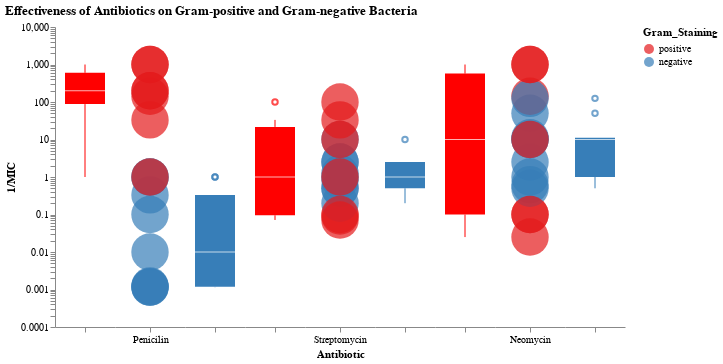

Source (notebook cell):
### Code cell
alt.hconcat(alt.hconcat(P, S,spacing=0),N,spacing=0).resolve_scale(y="shared").properties(
    title='Effectiveness of Antibiotics on Gram-positive and Gram-negative Bacteria'
).configure_view(strokeOpacity=0)

### Figure 1 — Vega-Lite specification as saved in the notebook (floating-point values rounded to 4 significant figures)
{"config": {"view": {"continuousWidth": 400, "continuousHeight": 300, "strokeOpacity": 0}}, "hconcat": [{"hconcat": [{"hconcat": [{"hconcat": [{"mark": {"type": "boxplot", "color": "red", "size": 40}, "encoding": {"x": {"type": "nominal", "axis": {"labels": false}, "field": "Antibiotic", "title": ""}, "y": {"type": "quantitative", "axis": {"grid": false}, "field": "invert_MIC", "scale": {"domain": [0.0001, 10000], "type": "log"}, "title": "1/MIC"}}, "transform": [{"calculate": "1.0/datum.MIC", "as": "invert_MIC"}, {"filter": "(datum.Antibiotic === 'Penicilin')"}, {"filter": "(datum.Gram_Staining === 'positive')"}, {"calculate": "1.0/datum.MIC", "as": "invert_MIC"}], "width": 60}, {"mark": {"type": "circle", "opacity": 0.7, "size": 1400}, "encoding": {"color": {"type": "nominal", "field": "Gram_Staining", "scale": {"domain": ["positive", "negative"], "scheme": "set1"}}, "x": {"type": "nominal", "axis": {"labelAngle": 0}, "field": "Antibiotic", "title": ""}, "y": {"type": "quantitative", "axis": null, "field": "invert_MIC", "scale": {"domain": [0.0001, 10000], "type": "log"}, "title": ""}}, "transform": [{"calculate": "1.0/datum.MIC", "as": "invert_MIC"}, {"filter": "(datum.Antibiotic === 'Penicilin')"}], "width": 70}], "spacing": 0}, {"mark": {"type": "boxplot", "color": "#377eb8", "size": 40}, "encoding": {"x": {"type": "nominal", "axis": {"labels": false}, "field": "Antibiotic", "title": ""}, "y": {"type": "quantitative", "axis": null, "field": "invert_MIC", "scale": {"domain": [0.0001, 10000], "type": "log"}, "title": ""}}, "transform": [{"calculate": "1.0/datum.MIC", "as": "invert_MIC"}, {"filter": "(datum.Antibiotic === 'Penicilin')"}, {"filter": "(datum.Gram_Staining !== 'positive')"}, {"calculate": "1.0/datum.MIC", "as": "invert_MIC"}], "width": 60}], "spacing": 0}, {"hconcat": [{"hconcat": [{"mark": {"type": "boxplot", "color": "red", "size": 40}, "encoding": {"x": {"type": "nominal", "axis": {"labels": false}, "field": "Antibiotic", "title": ""}, "y": {"type": "quantitative", "axis": null, "field": "invert_MIC", "scale": {"domain": [0.0001, 10000], "type": "log"}}}, "transform": [{"calculate": "1.0/datum.MIC", "as": "invert_MIC"}, {"filter": "(datum.Antibiotic !== 'Neomycin')"}, {"filter": "(datum.Antibiotic !== 'Penicilin')"}, {"filter": "(datum.Gram_Staining === 'positive')"}, {"calculate": "1.0/datum.MIC", "as": "invert_MIC"}], "width": 60}, {"mark": {"type": "circle", "opacity": 0.7, "size": 1400}, "encoding": {"color": {"type": "nominal", "field": "Gram_Staining", "scale": {"domain": ["positive", "negative"], "scheme": "set1"}}, "x": {"type": "nominal", "axis": {"labelAngle": 0}, "field": "Antibiotic"}, "y": {"type": "quantitative", "axis": null, "field": "invert_MIC", "scale": {"domain": [0.0001, 10000], "type": "log"}, "title": ""}}, "transform": [{"calculate": "1.0/datum.MIC", "as": "invert_MIC"}, {"filter": "(datum.Antibiotic !== 'Neomycin')"}, {"filter": "(datum.Antibiotic !== 'Penicilin')"}], "width": 70}], "spacing": 0}, {"mark": {"type": "boxplot", "color": "#377eb8", "size": 40}, "encoding": {"x": {"type": "nominal", "axis": {"labels": false}, "field": "Antibiotic", "title": ""}, "y": {"type": "quantitative", "axis": null, "field": "invert_MIC", "scale": {"domain": [0.0001, 10000], "type": "log"}, "title": ""}}, "transform": [{"calculate": "1.0/datum.MIC", "as": "invert_MIC"}, {"filter": "(datum.Antibiotic !== 'Neomycin')"}, {"filter": "(datum.Antibiotic !== 'Penicilin')"}, {"filter": "(datum.Gram_Staining !== 'positive')"}, {"calculate": "1.0/datum.MIC", "as": "invert_MIC"}], "width": 60}], "spacing": 0}], "spacing": 0}, {"hconcat": [{"hconcat": [{"mark": {"type": "boxplot", "color": "red", "size": 40}, "encoding": {"x": {"type": "nominal", "axis": {"labels": false}, "field": "Antibiotic", "title": ""}, "y": {"type": "quantitative", "axis": null, "field": "invert_MIC", "scale": {"domain": [0.0001, 10000], "type": "log"}}}, "transform": [{"calculate": "1.0/datum.MIC", "as": "invert_MIC"}, {"filter": "(datum.Antibiotic === 'Neomycin')"}, {"filter": "(datum.Gram_Staining === 'positive')"}, {"calculate": "1.0/datum.MIC", "as": "invert_MIC"}], "width": 60}, {"mark": {"type": "circle", "opacity": 0.7, "size": 1400}, "encoding": {"color": {"type": "nominal", "field": "Gram_Staining", "scale": {"domain": ["positive", "negative"], "scheme": "set1"}}, "x": {"type": "nominal", "axis": {"labelAngle": 0}, "field": "Antibiotic", "title": ""}, "y": {"type": "quantitative", "axis": null, "field": "invert_MIC", "scale": {"domain": [0.0001, 10000], "type": "log"}, "title": ""}}, "transform": [{"calculate": "1.0/datum.MIC", "as": "invert_MIC"}, {"filter": "(datum.Antibiotic === 'Neomycin')"}], "width": 70}], "spacing": 0}, {"mark": {"type": "boxplot", "color": "#377eb8", "size": 40}, "encoding": {"x": {"type": "nominal", "axis": {"labels": false}, "field": "Antibiotic", "title": ""}, "y": {"type": "quantitative", "axis": null, "field": "invert_MIC", "scale": {"domain": [0.0001, 10000], "type": "log"}, "title": ""}}, "transform": [{"calculate": "1.0/datum.MIC", "as": "invert_MIC"}, {"filter": "(datum.Antibiotic === 'Neomycin')"}, {"filter": "(datum.Gram_Staining !== 'positive')"}, {"calculate": "1.0/datum.MIC", "as": "invert_MIC"}], "width": 60}], "resolve": {"scale": {"y": "shared"}}, "spacing": 0}], "data": {"name": "data-7a1e331d45b5e39fe499073775468faf"}, "resolve": {"scale": {"y": "shared"}}, "spacing": 0, "title": "Effectiveness of Antibiotics on Gram-positive and Gram-negative Bacteria", "$schema": "https://vega.github.io/schema/vega-lite/v4.0.2.json", "datasets": {"data-7a1e331d45b5e39fe499073775468faf": [{"Bacteria": "Aerobacter aerogenes", "Antibiotic": "Penicilin", "MIC": 870.0, "Gram_Staining": "negative"}, {"Bacteria": "Brucella abortus", "Antibiotic": "Penicilin", "MIC": 1.0, "Gram_Staining": "negative"}, {"Bacteria": "Brucella anthracis", "Antibiotic": "Penicilin", "MIC": 0.001, "Gram_Staining": "positive"}, {"Bacteria": "Diplococcus pneumoniae", "Antibiotic": "Penicilin", "MIC": 0.005, "Gram_Staining": "positive"}, {"Bacteria": "Escherichia coli", "Antibiotic": "Penicilin", "MIC": 100.0, "Gram_Staining": "negative"}, {"Bacteria": "Klebsiella pneumoniae", "Antibiotic": "Penicilin", "MIC": 850.0, "Gram_Staining": "negative"}, {"Bacteria": "Mycobacterium tuberculosis", "Antibiotic": "Penicilin", "MIC": 800.0, "Gram_Staining": "negative"}, {"Bacteria": "Proteus vulgaris", "Antibiotic": "Penicilin", "MIC": 3.0, "Gram_Staining": "negative"}, {"Bacteria": "Pseudomonas aeruginosa ", "Antibiotic": "Penicilin", "MIC": 850.0, "Gram_Staining": "negative"}, {"Bacteria": "Salmonella (Eberthella) typhosa ", "Antibiotic": "Penicilin", "MIC": 1.0, "Gram_Staining": "negative"}, {"Bacteria": "Salmonella schottmuelleri ", "Antibiotic": "Penicilin", "MIC": 10.0, "Gram_Staining": "negative"}, {"Bacteria": "Staphylococcus albus ", "Antibiotic": "Penicilin", "MIC": 0.007, "Gram_Staining": "positive"}, {"Bacteria": "Staphylococcus aureus ", "Antibiotic": "Penicilin", "MIC": 0.03, "Gram_Staining": "positive"}, {"Bacteria": "Streptococcus fecalis ", "Antibiotic": "Penicilin", "MIC": 1.0, "Gram_Staining": "positive"}, {"Bacteria": "Streptococcus hemolyticus ", "Antibiotic": "Penicilin", "MIC": 0.001, "Gram_Staining": "positive"}, {"Bacteria": "Streptococcus viridans", "Antibiotic": "Penicilin", "MIC": 0.005, "Gram_Staining": "positive"}, {"Bacteria": "Aerobacter aerogenes", "Antibiotic": "Streptomycin ", "MIC": 1.0, "Gram_Staining": "negative"}, {"Bacteria": "Brucella abortus", "Antibiotic": "Streptomycin ", "MIC": 2.0, "Gram_Staining": "negative"}, {"Bacteria": "Brucella anthracis", "Antibiotic": "Streptomycin ", "MIC": 0.01, "Gram_Staining": "positive"}, {"Bacteria": "Diplococcus pneumoniae", "Antibiotic": "Streptomycin ", "MIC": 11.0, "Gram_Staining": "positive"}, {"Bacteria": "Escherichia coli", "Antibiotic": "Streptomycin ", "MIC": 0.4, "Gram_Staining": "negative"}, {"Bacteria": "Klebsiella pneumoniae", "Antibiotic": "Streptomycin ", "MIC": 1.2, "Gram_Staining": "negative"}, {"Bacteria": "Mycobacterium tuberculosis", "Antibiotic": "Streptomycin ", "MIC": 5.0, "Gram_Staining": "negative"}, {"Bacteria": "Proteus vulgaris", "Antibiotic": "Streptomycin ", "MIC": 0.1, "Gram_Staining": "negative"}, {"Bacteria": "Pseudomonas aeruginosa ", "Antibiotic": "Streptomycin ", "MIC": 2.0, "Gram_Staining": "negative"}, {"Bacteria": "Salmonella (Eberthella) typhosa ", "Antibiotic": "Streptomycin ", "MIC": 0.4, "Gram_Staining": "negative"}, {"Bacteria": "Salmonella schottmuelleri ", "Antibiotic": "Streptomycin ", "MIC": 0.8, "Gram_Staining": "negative"}, {"Bacteria": "Staphylococcus albus ", "Antibiotic": "Streptomycin ", "MIC": 0.1, "Gram_Staining": "positive"}, {"Bacteria": "Staphylococcus aureus ", "Antibiotic": "Streptomycin ", "MIC": 0.03, "Gram_Staining": "positive"}, {"Bacteria": "Streptococcus fecalis ", "Antibiotic": "Streptomycin ", "MIC": 1.0, "Gram_Staining": "positive"}, {"Bacteria": "Streptococcus hemolyticus ", "Antibiotic": "Streptomycin ", "MIC": 14.0, "Gram_Staining": "positive"}, {"Bacteria": "Streptococcus viridans", "Antibiotic": "Streptomycin ", "MIC": 10.0, "Gram_Staining": "positive"}, {"Bacteria": "Aerobacter aerogenes", "Antibiotic": "Neomycin", "MIC": 1.6, "Gram_Staining": "negative"}, {"Bacteria": "Brucella abortus", "Antibiotic": "Neomycin", "MIC": 0.02, "Gram_Staining": "negative"}, {"Bacteria": "Brucella anthracis", "Antibiotic": "Neomycin", "MIC": 0.007, "Gram_Staining": "positive"}, {"Bacteria": "Diplococcus pneumoniae", "Antibiotic": "Neomycin", "MIC": 10.0, "Gram_Staining": "positive"}, {"Bacteria": "Escherichia coli", "Antibiotic": "Neomycin", "MIC": 0.1, "Gram_Staining": "negative"}, {"Bacteria": "Klebsiella pneumoniae", "Antibiotic": "Neomycin", "MIC": 1.0, "Gram_Staining": "negative"}, {"Bacteria": "Mycobacterium tuberculosis", "Antibiotic": "Neomycin", "MIC": 2.0, "Gram_Staining": "negative"}, {"Bacteria": "Proteus vulgaris", "Antibiotic": "Neomycin", "MIC": 0.1, "Gram_Staining": "negative"}, {"Bacteria": "Pseudomonas aeruginosa ", "Antibiotic": "Neomycin", "MIC": 0.4, "Gram_Staining": "negative"}, {"Bacteria": "Salmonella (Eberthella) typhosa ", "Antibiotic": "Neomycin", "MIC": 0.008, "Gram_Staining": "negative"}, {"Bacteria": "Salmonella schottmuelleri ", "Antibiotic": "Neomycin", "MIC": 0.09, "Gram_Staining": "negative"}, {"Bacteria": "Staphylococcus albus ", "Antibiotic": "Neomycin", "MIC": 0.001, "Gram_Staining": "positive"}, {"Bacteria": "Staphylococcus aureus ", "Antibiotic": "Neomycin", "MIC": 0.001, "Gram_Staining": "positive"}, {"Bacteria": "Streptococcus fecalis ", "Antibiotic": "Neomycin", "MIC": 0.1, "Gram_Staining": "positive"}, {"Bacteria": "Streptococcus hemolyticus ", "Antibiotic": "Neomycin", "MIC": 10.0, "Gram_Staining": "positive"}, {"Bacteria": "Streptococcus viridans", "Antibiotic": "Neomycin", "MIC": 40.0, "Gram_Staining": "positive"}]}}
